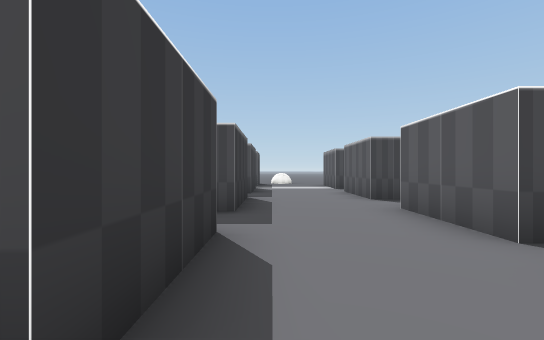
view 1 (above)

17 first-person views from a walk through a scene from a Unity 3-D project. The camera is 0.64 m above the floor, looks level and sees 90° across. The floor is counted in squares, 1 m on a side. Each view is taken from the middle of a square. On the plan, view 1 faces up. The plan holds only what a view shows up to about 9 squares ahead; the rest is blank. The place goes on beyond the plan. The player character is not drawn. Some animated figures are not drawn. Some surface patterns are stand-ins.

view 2
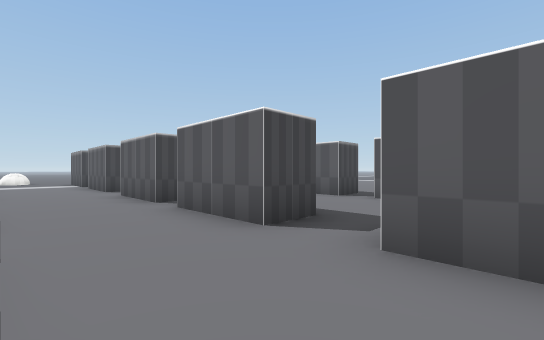

view 3
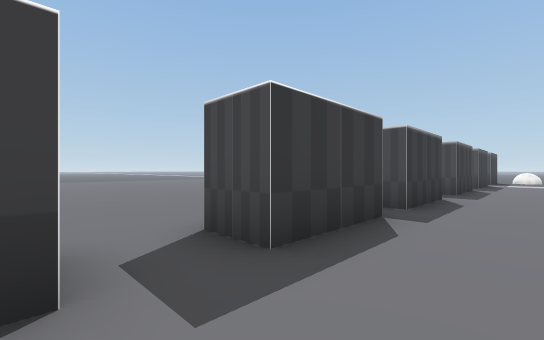

view 4
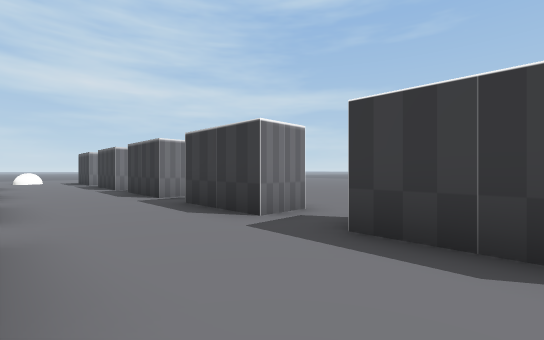

view 5
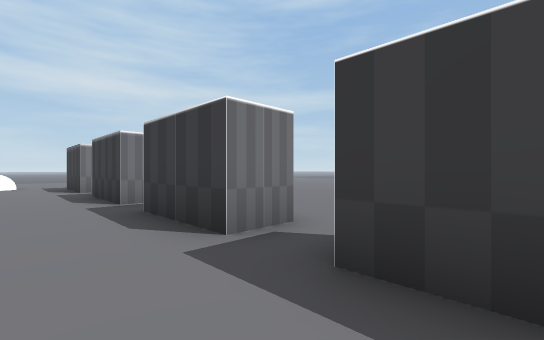

view 6
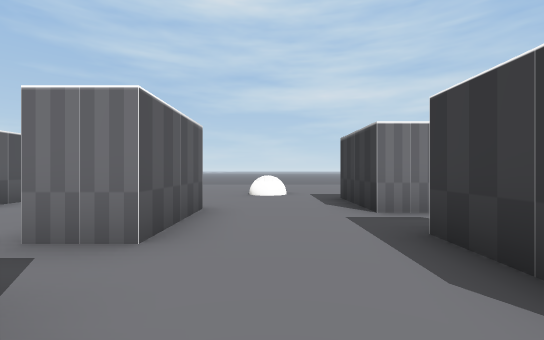

view 7
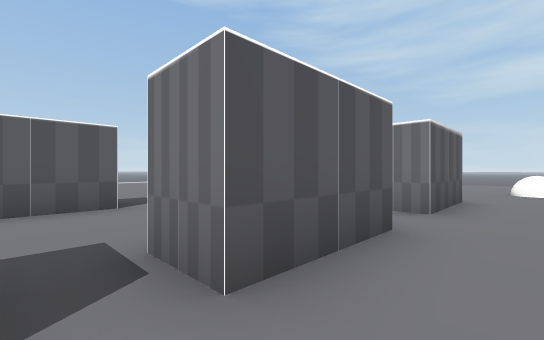

view 8
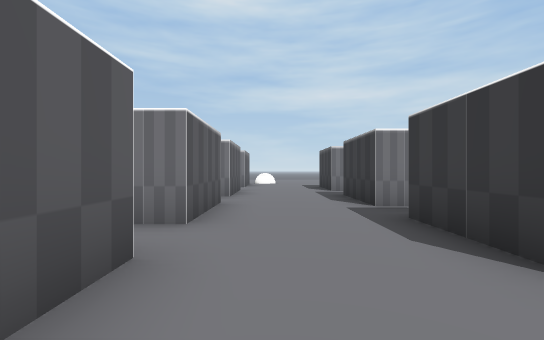

view 9
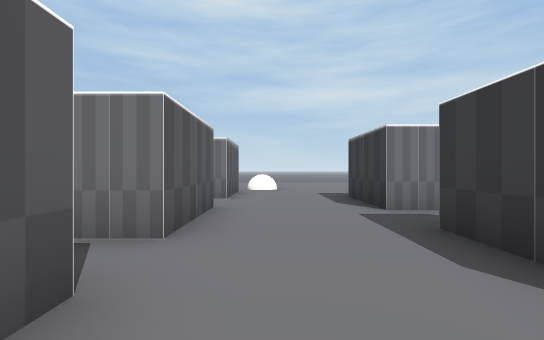

view 10
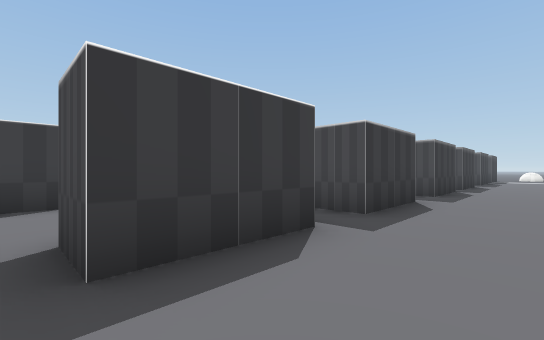

view 11
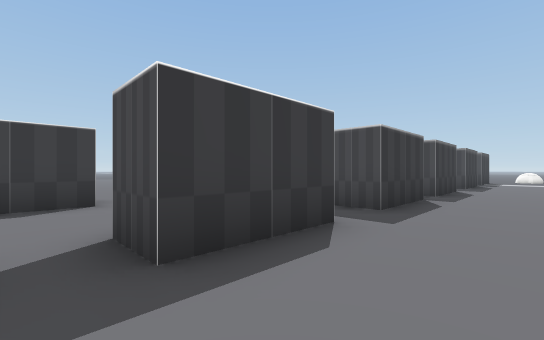

view 12
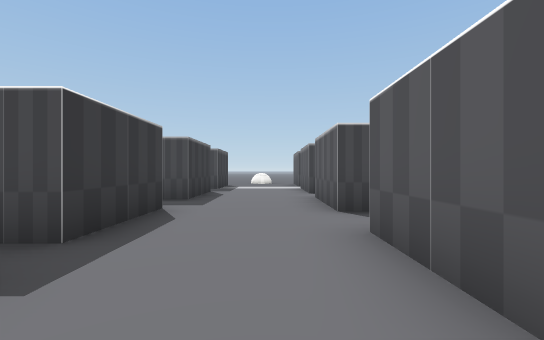

view 13
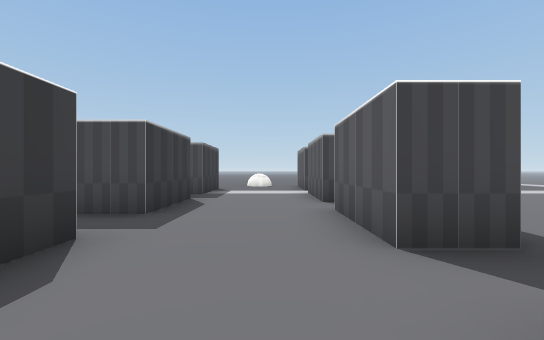

view 14
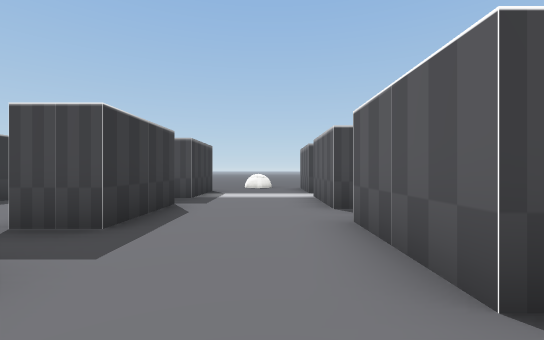

view 15
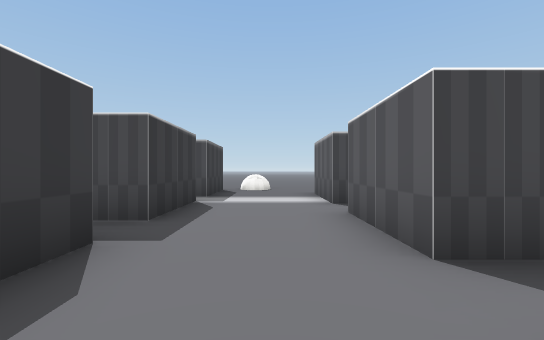

view 16
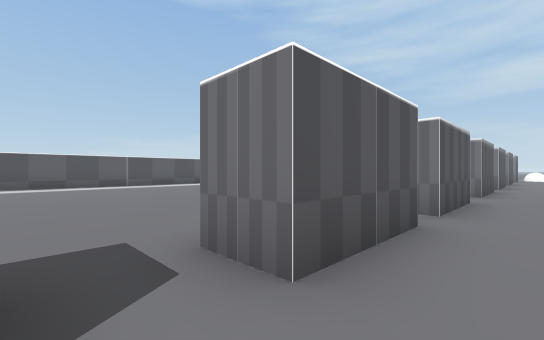

view 17
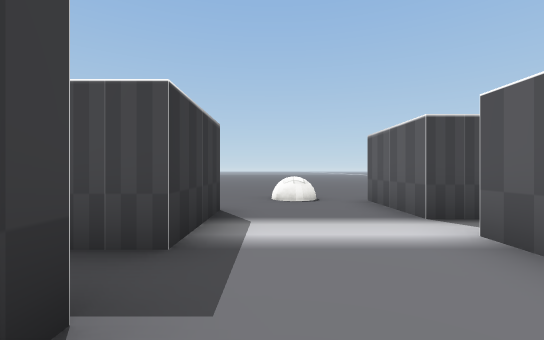

### Floor plan
Key: @ floor where view 1 was taken; # wall or solid block; x gap in a wall; . floor; T thing the floor can be seen under or through; O other object.
Columns run from 4 left of view 1 to 17 right of it. Each row starts with its distance up from view 1.
 12    #......#
 11    #..##..##
 10    x..##..#
  9    #...x..#    ..
  8    #..##..#   ..
  7    ...##...  ..
  6    #..##..# ..
  5    #......T .
  4    x..##..TT.........#
  3    x..##..TT.........#
  2    #...x..T ........
  1    #..##..##. .....
  0    x@.##..#     ..
 -1 .. #...x..#
 -2 ...#..##..#
 -3 ......##...
 -4 ...#..##..#
 -5 .. #......#
 -6    x.. #..#
 -7  ..x..##..##
 -8 ...#...x..#
 -9 .. #..##..#
-10    ...##......
-11    #..##..##..
-12    #...x..#
-13    x..##..#
-14    x..##..#
-15    #......#
-16    #......#
-17    ..O...OO
-18    ..O..

Positions as (right, up) in squares from view 1, and headings:
1: (0, 0), facing up
2: (0, -3), facing up-right
3: (1, -4), facing up-left
4: (2, -1), facing down-left
5: (1, -5), facing down-left
6: (1, -10), facing down
7: (1, -8), facing down-right
8: (5, -4), facing down
9: (5, -8), facing down
10: (5, -8), facing up-left
11: (5, -5), facing up-left
12: (5, 0), facing up
13: (5, 2), facing up
14: (5, 3), facing up
15: (1, 4), facing up
16: (5, 4), facing down-right
17: (4, 7), facing up
